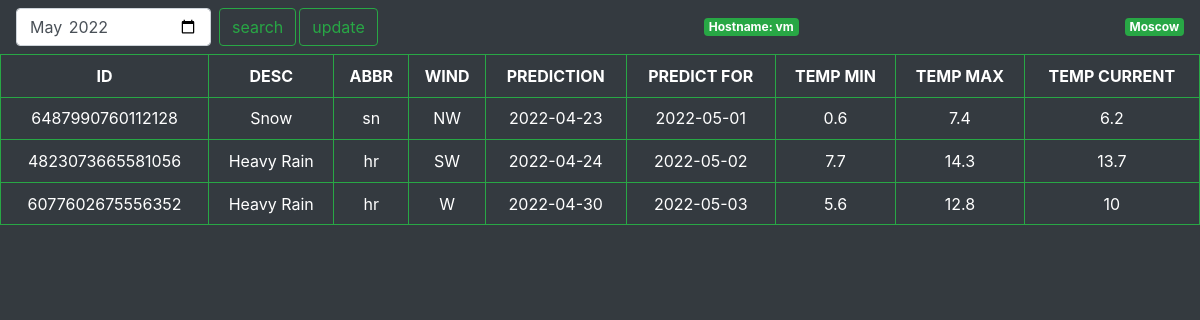
Before: / with the older database file.
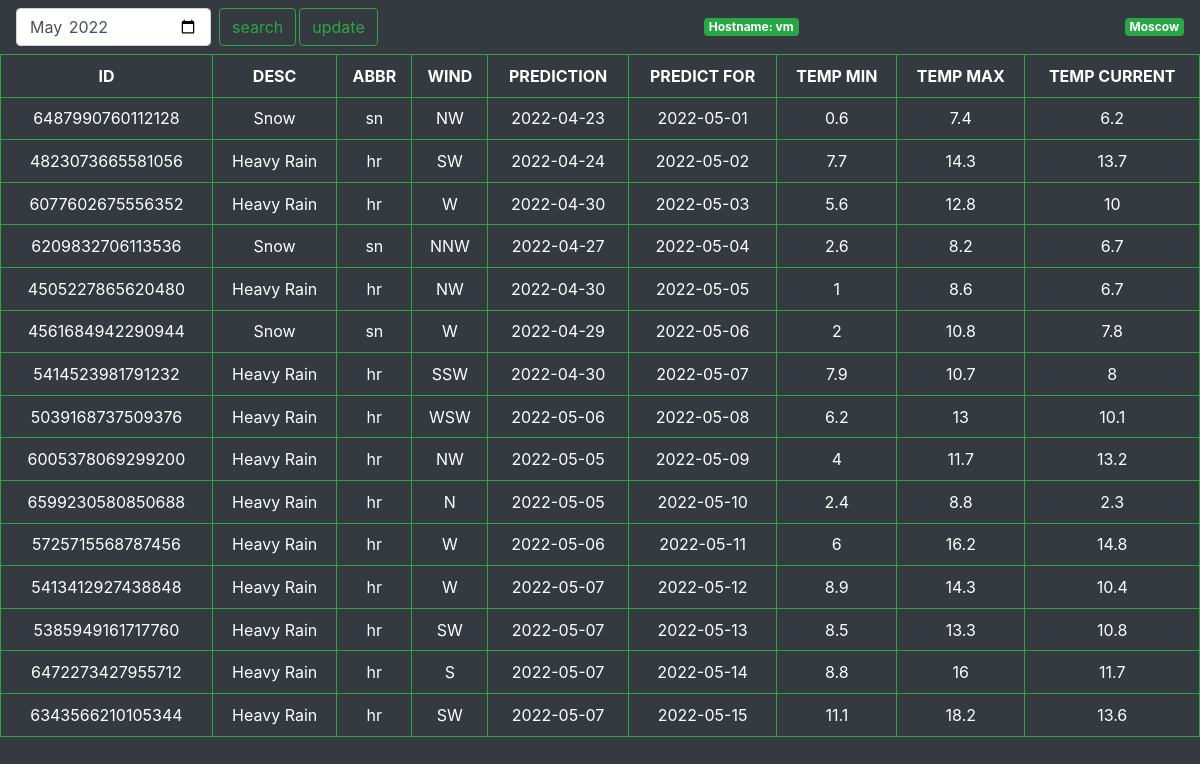
After: the same page with the newer database file.
### tables this page shows
CREATE TABLE weather (
                                        id integer,
                                        weather_state_name text,
                                        weather_state_abbr text,
                                        wind_direction_compass text,
                                        created text,
                                        applicable_date text PRIMARY KEY,
                                        min_temp integer,
                                        max_temp integer,
                                        the_temp integer);

### run.py (the view, shortened to what this page needs)
@app.route("/", methods=["GET", "POST"])
def index():
    if request.method == "GET":
      date = time.strftime("%Y-%m")
      result = user_select(time.strftime("%Y-%m"))
      return render_template("index.html", data=result, cur_month=date, hostname=socket.gethostname())
    return render_template("index.html", data=result2, cur_month=userdate, showmodal=showmodal, hostname=socket.gethostname())

### db.py (called while the page is built)
def user_select(userdate):
    date=userdate
    conn = sqlite3.connect(dbfile)
    c = conn.cursor()
    result = c.execute("SELECT * FROM weather WHERE strftime('%Y-%m', applicable_date) = ? ORDER BY applicable_date ASC", (date,)).fetchall()
    conn.close()
    return(result)

### templates/index.html (shortened to what this page needs)
<!DOCTYPE html>
<html>
<link rel="stylesheet" href="https://cdn.jsdelivr.net/npm/bootstrap@4.6.1/dist/css/bootstrap.min.css">
<head>
</head>
<nav class="navbar navbar-dark bg-dark">
    <form action="{{ url_for('index') }}" method="post" class="form-inline my-2 my-lg-0">
     <input class="form-control mr-sm-2" type="month" id="start" name="update_month" value="{{cur_month}}"
       min="2016-01-01" max="2023-12-31">
      <input class="btn btn-outline-success my-2 my-sm-0" type ="submit" name="action" value="search">
      <input style="margin-left:3px" class="btn btn-outline-success my-2 my-sm-0" type ="submit" name="action" value="update">
    </form>
    <span class="badge badge-secondary badge-success">Hostname: {{hostname}}</span>
    <span class="badge badge-secondary badge-success">Moscow</span>
</nav>
<table class="table table-hover table-dark">
 <thead>
  <tr>
   <th>ID</th>
   <th>DESC</th>
   <th>ABBR</th>
   <th>WIND</th>
   <th>PREDICTION</th>
   <th>PREDICT FOR</th>
   <th>TEMP MIN</th>
   <th>TEMP MAX</th>
   <th>TEMP CURRENT</th>
   </tr>
   {% for row in data %}
        <tr>
        {% for d in row %}
            <td>{{ d }}</td>
        {% endfor %}
        </tr>
    {% endfor %}
</table>

### templates/index.html (style rules this page uses)
.table td, .table th { padding: 0.55rem !important; border: 1px solid #28a745 !important; }
.table-dark { vertical-align: middle !important; text-align: center !important; }

Changed rows visible on the page:
added weather: id "6209832706113536", weather_state_name "Snow", weather_state_abbr "sn", wind_direction_compass "NNW", created "2022-04-27", applicable_date "2022-05-04", min_temp "2.6", max_temp "8.2", the_temp "6.7"
added weather: id "4505227865620480", weather_state_name "Heavy Rain", weather_state_abbr "hr", wind_direction_compass "NW", created "2022-04-30", applicable_date "2022-05-05", row "1", max_temp "8.6", the_temp "6.7"
added weather: id "4561684942290944", weather_state_name "Snow", weather_state_abbr "sn", row "W" "2", created "2022-04-29", applicable_date "2022-05-06", max_temp "10.8", the_temp "7.8"
added weather: id "5414523981791232", weather_state_name "Heavy Rain", weather_state_abbr "hr", wind_direction_compass "SSW", created "2022-04-30", applicable_date "2022-05-07", min_temp "7.9", max_temp "10.7", row "8"
added weather: id "5039168737509376", weather_state_name "Heavy Rain", weather_state_abbr "hr", wind_direction_compass "WSW", created "2022-05-06", applicable_date "2022-05-08", min_temp "6.2", row "13", the_temp "10.1"
added weather: id "6005378069299200", weather_state_name "Heavy Rain", weather_state_abbr "hr", wind_direction_compass "NW", created "2022-05-05", applicable_date "2022-05-09", row "4", max_temp "11.7", the_temp "13.2"
added weather: id "6599230580850688", weather_state_name "Heavy Rain", weather_state_abbr "hr", row "N", created "2022-05-05", applicable_date "2022-05-10", min_temp "2.4", max_temp "8.8", the_temp "2.3"
added weather: id "5725715568787456", weather_state_name "Heavy Rain", weather_state_abbr "hr", row "W" "6", created "2022-05-06", applicable_date "2022-05-11", max_temp "16.2", the_temp "14.8"
added weather: id "5413412927438848", weather_state_name "Heavy Rain", weather_state_abbr "hr", row "W", created "2022-05-07", applicable_date "2022-05-12", min_temp "8.9", max_temp "14.3", the_temp "10.4"
added weather: id "5385949161717760", weather_state_name "Heavy Rain", weather_state_abbr "hr", wind_direction_compass "SW", created "2022-05-07", applicable_date "2022-05-13", min_temp "8.5", max_temp "13.3", the_temp "10.8"
added weather: id "6472273427955712", weather_state_name "Heavy Rain", weather_state_abbr "hr", row "S" "16", created "2022-05-07", applicable_date "2022-05-14", min_temp "8.8", the_temp "11.7"
added weather: id "6343566210105344", weather_state_name "Heavy Rain", weather_state_abbr "hr", wind_direction_compass "SW", created "2022-05-07", applicable_date "2022-05-15", min_temp "11.1", max_temp "18.2", the_temp "13.6"
